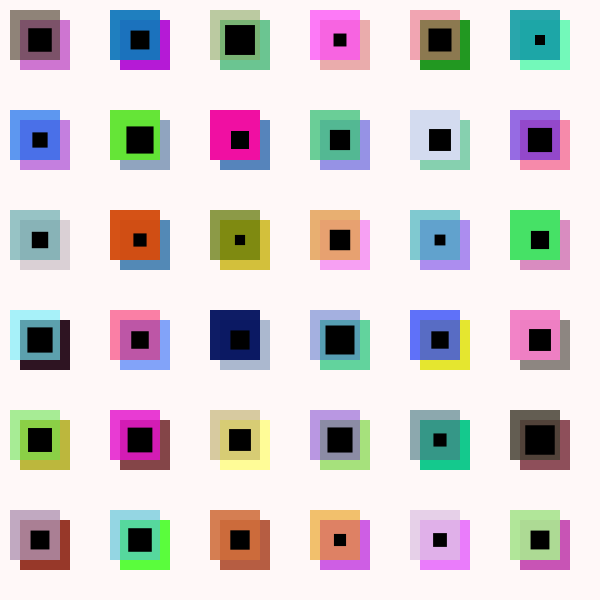
Frame 1 (no input)
Frame 60 (no input): identical to frame 1, image omitted
Frame 120 (the mouse pressed at the canvas centre since frame 60): identical to frame 1, image omitted

The p5.js sketch that drew this single still picture (run headless with seeded random() and noise() and a simulated clock; from frame 60 on, the mouse is pressed at the canvas centre):

// p5.js sketch
// ── sketch.js
let rows = 6;
let cols = 6;
let squarePatterns = []; // 用于存储图案对象的数组


class SquarePatterns {
    constructor(x, y, shapeType) {
        this.x = x;
        this.y = y;
        this.shapeType = shapeType;
        this.angle = 0; // 添加一个角度属性来存储旋转的状态
		this.color = color(random(0, 255), random(0, 255), random(0, 255), random(125, 255));
		this.possibleTexts = ["A black cube", "One will find death，the other enlightenment ", "Our memories belong to the lake"];  // 可能的文本数组
        this.currentText = "";  // 当前要显示的文本
		const randomIndex = floor(random(this.possibleTexts.length));
		this.currentText = this.possibleTexts[randomIndex];
        if (this.shapeType === 'square3') {
            this.sideLength = random(10, 30);
        }
    }

    display() {
        push();

     if (this.shapeType === 'square1') {
			noStroke();
            fill(this.color);
            rect(this.x, this.y, 50, 50);
        } else if (this.shapeType === 'square2') {
			noStroke();
            fill(this.color);
            rect(this.x - 10, this.y - 10, 50, 50);
        }  else if (this.shapeType === 'square3') {
			noStroke();
            translate(this.x + 20, this.y + 20);
            if (this.isMouseOver()) {
                this.angle += 0.05; // 增加角度值使方块持续旋转
				textSize(14);
				fill(0); // 黑色
				textFont('Nunito');
				text(this.currentText, 0, -40);
            }
            rotate(this.angle);
            fill(0);
            rect(-this.sideLength / 2, -this.sideLength / 2, this.sideLength, this.sideLength);
        } 

        pop();
    }

    isMouseOver() {
        if (this.shapeType === 'square3') {
            let left = this.x + 20 - this.sideLength / 2;
            let right = left + this.sideLength;
            let top = this.y + 20 - this.sideLength / 2;
            let bottom = top + this.sideLength;
            return mouseX > left && mouseX < right && mouseY > top && mouseY < bottom;
        }
        return false;
    }
}

function setup() {
    createCanvas(600, 600);
    for (let i = 0; i < 6; i++) {
        for (let j = 0; j < 6; j++) {
            let x = 100 * j + 20;
            let y = 100 * i + 20;
            squarePatterns.push(new SquarePatterns(x, y, 'square1'));
            squarePatterns.push(new SquarePatterns(x, y, 'square2'));
            squarePatterns.push(new SquarePatterns(x, y, 'square3'));
        }
    }
}

function draw() {
    background('#FFF8F8');
    for (let sq of squarePatterns) {
        sq.display();
    }
}
